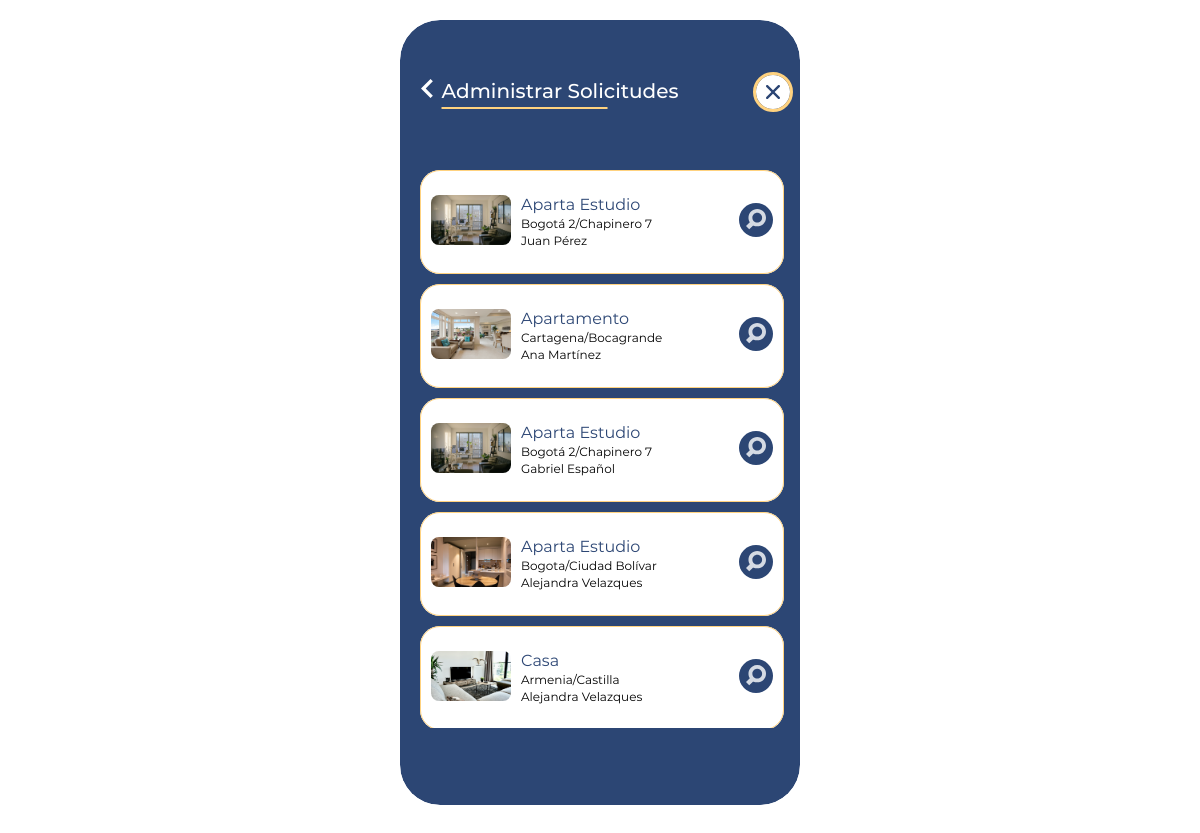
The app's page /Views/html/interfaces/Inmobiliaria/InmoSolicitudes.php with its own data.
### tables this page shows
CREATE TABLE `solicitudes` (
  `id_sol` int(11) NOT NULL,
  `id_inm` int(11) DEFAULT NULL,
  `id_user` int(11) DEFAULT NULL,
  `fecha` date DEFAULT NULL
);

CREATE TABLE `inmuebles` (
  `id` int(11) NOT NULL,
  `tipo` varchar(50) DEFAULT NULL,
  `categoria` varchar(50) DEFAULT NULL,
  `precio` bigint(20) DEFAULT NULL,
  `tamano` int(5) DEFAULT NULL,
  `ciudad` varchar(40) DEFAULT NULL,
  `barrio` varchar(40) DEFAULT NULL,
  `foto` varchar(200) DEFAULT NULL
);

CREATE TABLE `usuarios` (
  `id` int(11) NOT NULL,
  `nombres` varchar(40) DEFAULT NULL,
  `apellidos` varchar(40) DEFAULT NULL,
  `telefono` bigint(20) DEFAULT NULL,
  `correo` varchar(50) DEFAULT NULL,
  `clave` varchar(200) DEFAULT NULL,
  `rol` varchar(30) DEFAULT NULL
);

### Controllers/mostrarSolicitudesInmo.php (the view, shortened to what this page needs)
<?php
function mostrarSolicitudes() {
    $objConexionBd = new ConexionBd();
    $conexion = $objConexionBd->getConexion();
    $sql = "SELECT
                solicitudes.id_sol,
                inmuebles.tipo,
                inmuebles.ciudad,
                inmuebles.barrio,
                usuarios.nombres,
                usuarios.apellidos,
                inmuebles.foto
            FROM solicitudes
            JOIN inmuebles ON solicitudes.id_inm = inmuebles.id
            JOIN usuarios ON solicitudes.id_user = usuarios.id";
    $result = $conexion->prepare($sql);
    $result->execute();
    while ($row = $result->fetch(PDO::FETCH_ASSOC)) {
        $idSolicitudes = htmlspecialchars($row['id_sol']);
        $tipo = htmlspecialchars($row['tipo']);
        $ciudad = htmlspecialchars($row['ciudad']);
        $barrio = htmlspecialchars($row['barrio']);
        $nombres = htmlspecialchars($row['nombres']);
        $apellidos = htmlspecialchars($row['apellidos']);
        $foto = htmlspecialchars($row['foto']);
        echo '<tr>
                <td>
                    <figure class="photo">
                        <img src="../../../../Uploads/' . $foto . '" alt="Foto del inmueble">
                    </figure>
                    <div class="info">
                        <h3>' . $tipo . '</h3>
                        <p>' . $ciudad . '/' . $barrio . '</p>
                        <p>' . $nombres . ' ' . $apellidos . '</p>
                    </div>
                    <div class="controls">
                        <a href="InmoShowSolicitud.php?id_sol=' . $idSolicitudes . '" class="show"></a>
                    </div>
                </td>
            </tr>';
    }
}
?>

### Views/html/css/master.css (style rules this page uses)
html { font-size: 16px; font-family: Montserrat-Regular; font-weight: 400; -webkit-font-smoothing: antialiased; }
main.dashboard table tr { transition: background 0.2s ease-in; }
main.dashboard table tr:nth-child(even) { background: #fff; border: 1px solid #077be7; }
main.dashboard table tr:nth-child(odd) { background: #fff; }
main.dashboard table tr td { border-radius: 20px; height: 100px; position: relative; width: 360px; border: 1px solid #FFD27F; }
main.dashboard table tr td figure { margin: 0px; position: absolute; top: 14px; left: 10px; padding-top: 10px; }
main.dashboard table tr td figure img { width: 80px; border-radius: 8px; }
main.dashboard table tr td div.info { position: absolute; top: 24px; left: 100px; }
main.dashboard table tr td div.info h3, main.dashboard table tr td div.info h4 { color: #2c4674; font-weight: 400; font-size: 16px; margin: 0px; }
main.dashboard table tr td div.info p { font-size: 12px; margin: 2px 0 0 0; }
main.dashboard table tr td div.controls { position: absolute; top: 32px; right: 10px; }
main.dashboard table tr td div.controls a:link, main.dashboard table tr td div.controls a:visited { display: inline-block; height: 34px; transition: transform 0.2s ease-in; width: 34px; }
main.dashboard table tr td div.controls a.show { background: url(../imgs/btn-show.svg) no-repeat center; }

### records on screen
solicitudes: id_inm.foto (picture), id_inm.tipo "Aparta Estudio", id_inm.ciudad "Bogotá 2", id_inm.barrio "Chapinero 7", id_user.nombres "Juan", id_user.apellidos "Pérez"
solicitudes: id_inm.foto (picture), id_inm.tipo "Apartamento", id_inm.ciudad "Cartagena", id_inm.barrio "Bocagrande", id_user.nombres "Ana", id_user.apellidos "Martínez"
solicitudes: id_inm.foto (picture), id_inm.tipo "Aparta Estudio", id_inm.ciudad "Bogotá 2", id_inm.barrio "Chapinero 7", id_user.nombres "Gabriel", id_user.apellidos "Español"
solicitudes: id_inm.foto (picture), id_inm.tipo "Aparta Estudio", id_inm.ciudad "Bogota", id_inm.barrio "Ciudad Bolívar", id_user.nombres "Alejandra", id_user.apellidos "Velazques"
solicitudes: id_inm.foto (picture), id_inm.tipo "Casa", id_inm.ciudad "Armenia", id_inm.barrio "Castilla", id_user.nombres "Alejandra", id_user.apellidos "Velazques"
